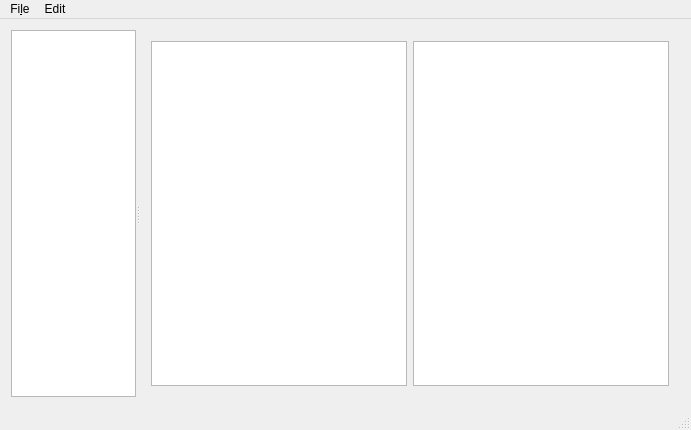
<?xml version="1.0" encoding="UTF-8"?>
<ui version="4.0">
 <class>MainWindow</class>
 <widget class="QMainWindow" name="MainWindow">
  <property name="geometry">
   <rect>
    <x>0</x>
    <y>0</y>
    <width>691</width>
    <height>430</height>
   </rect>
  </property>
  <property name="windowTitle">
   <string>Editor</string>
  </property>
  <property name="autoFillBackground">
   <bool>false</bool>
  </property>
  <widget class="QWidget" name="centralWidget">
   <layout class="QHBoxLayout" name="horizontalLayout_2">
    <item>
     <widget class="QSplitter" name="splitter">
      <property name="sizePolicy">
       <sizepolicy hsizetype="Expanding" vsizetype="Expanding">
        <horstretch>0</horstretch>
        <verstretch>0</verstretch>
       </sizepolicy>
      </property>
      <property name="frameShape">
       <enum>QFrame::NoFrame</enum>
      </property>
      <property name="frameShadow">
       <enum>QFrame::Plain</enum>
      </property>
      <property name="orientation">
       <enum>Qt::Horizontal</enum>
      </property>
      <widget class="QTreeView" name="folderPane">
       <property name="sizePolicy">
        <sizepolicy hsizetype="Preferred" vsizetype="Maximum">
         <horstretch>0</horstretch>
         <verstretch>0</verstretch>
        </sizepolicy>
       </property>
       <property name="minimumSize">
        <size>
         <width>0</width>
         <height>0</height>
        </size>
       </property>
       <property name="maximumSize">
        <size>
         <width>300</width>
         <height>16777215</height>
        </size>
       </property>
       <property name="baseSize">
        <size>
         <width>300</width>
         <height>0</height>
        </size>
       </property>
       <property name="frameShadow">
        <enum>QFrame::Plain</enum>
       </property>
      </widget>
      <widget class="QWidget" name="layoutWidget">
       <layout class="QHBoxLayout" name="horizontalLayout">
        <item>
         <widget class="QPlainTextEdit" name="mdEditPane">
          <property name="sizePolicy">
           <sizepolicy hsizetype="MinimumExpanding" vsizetype="Expanding">
            <horstretch>0</horstretch>
            <verstretch>0</verstretch>
           </sizepolicy>
          </property>
          <property name="font">
           <font>
            <family>Inconsolata</family>
           </font>
          </property>
          <property name="frameShadow">
           <enum>QFrame::Plain</enum>
          </property>
         </widget>
        </item>
        <item>
         <widget class="QTextEdit" name="compilePane">
          <property name="sizePolicy">
           <sizepolicy hsizetype="MinimumExpanding" vsizetype="Expanding">
            <horstretch>0</horstretch>
            <verstretch>0</verstretch>
           </sizepolicy>
          </property>
          <property name="frameShadow">
           <enum>QFrame::Plain</enum>
          </property>
         </widget>
        </item>
       </layout>
      </widget>
     </widget>
    </item>
   </layout>
  </widget>
  <widget class="QMenuBar" name="menuBar">
   <property name="geometry">
    <rect>
     <x>0</x>
     <y>0</y>
     <width>691</width>
     <height>23</height>
    </rect>
   </property>
   <widget class="QMenu" name="menuFile">
    <property name="title">
     <string>Fi&amp;le</string>
    </property>
    <addaction name="actionNew_Note"/>
    <addaction name="actionOpen_Note"/>
    <addaction name="actionSave_Note"/>
   </widget>
   <widget class="QMenu" name="menuEdit">
    <property name="title">
     <string>Edit</string>
    </property>
   </widget>
   <addaction name="menuFile"/>
   <addaction name="menuEdit"/>
  </widget>
  <widget class="QStatusBar" name="statusBar"/>
  <action name="actionNew_Note">
   <property name="icon">
    <iconset theme="document-new">
     <normaloff>.</normaloff>.</iconset>
   </property>
   <property name="text">
    <string>&amp;New Note</string>
   </property>
  </action>
  <action name="actionOpen_Note">
   <property name="icon">
    <iconset theme="document-open">
     <normaloff>.</normaloff>.</iconset>
   </property>
   <property name="text">
    <string>&amp;Open Note</string>
   </property>
  </action>
  <action name="actionSave_Note">
   <property name="icon">
    <iconset theme="document-save">
     <normaloff>.</normaloff>.</iconset>
   </property>
   <property name="text">
    <string>&amp;Save Note</string>
   </property>
  </action>
 </widget>
 <layoutdefault spacing="6" margin="11"/>
 <resources/>
 <connections/>
</ui>
